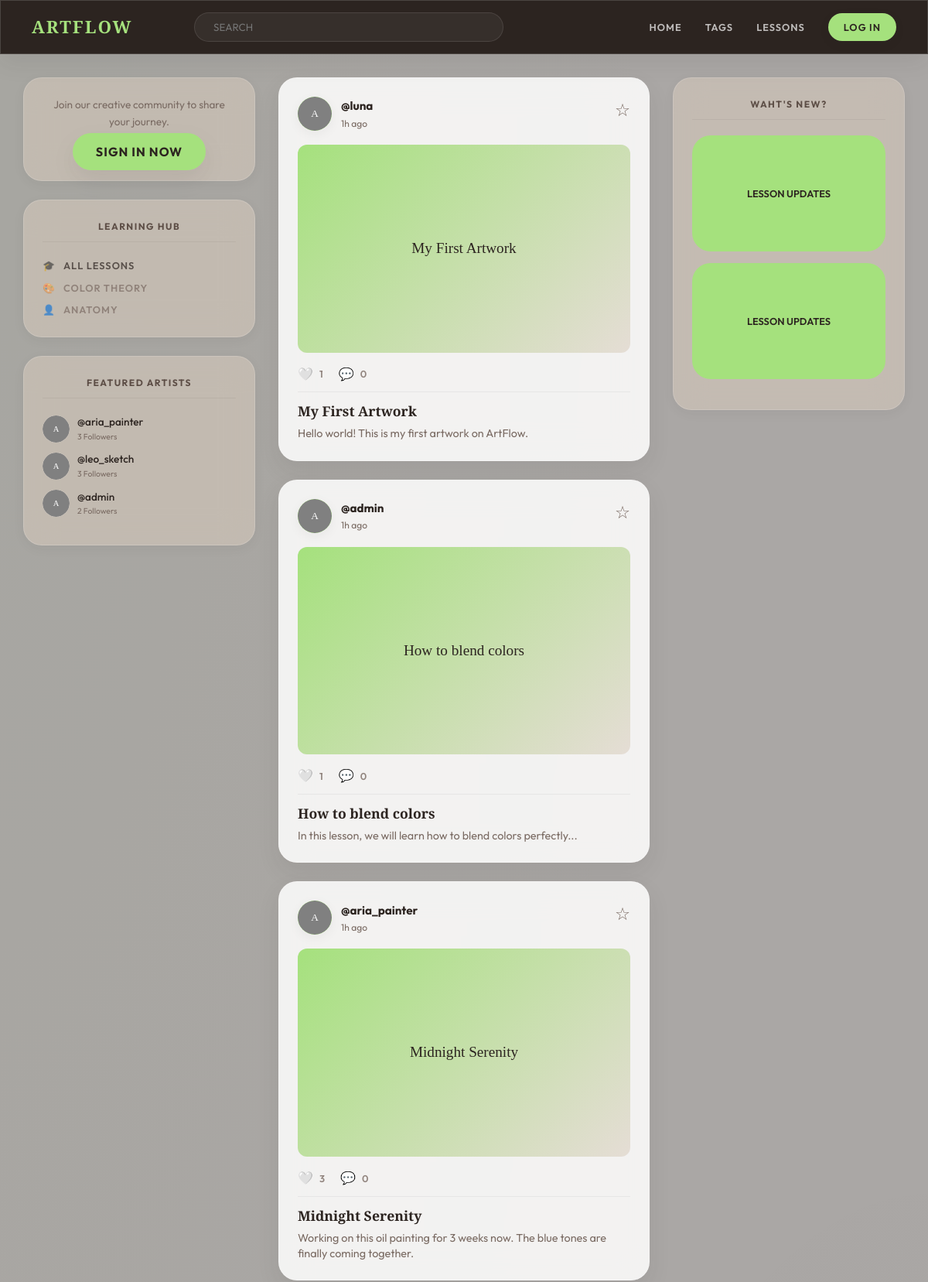
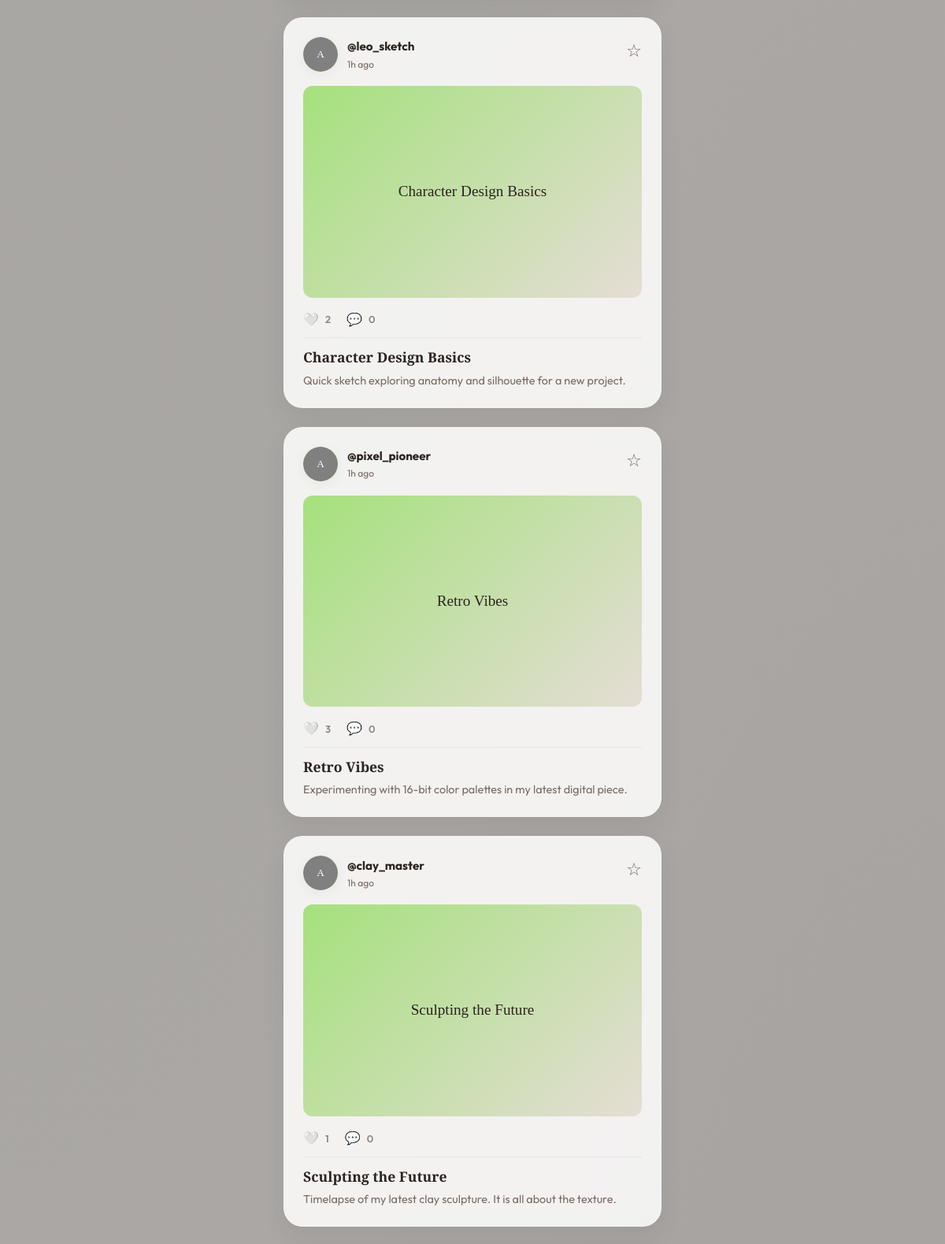
The page / (upper part) on the database its author committed (2 pictures, top to bottom).
### tables this page shows
CREATE TABLE IF NOT EXISTS users (
    id INT AUTO_INCREMENT PRIMARY KEY,
    username VARCHAR(50) NOT NULL UNIQUE,
    email VARCHAR(100) NOT NULL UNIQUE,
    password VARCHAR(255) NOT NULL,
    role ENUM('user', 'admin') DEFAULT 'user',
    bio TEXT,
    avatar VARCHAR(255) DEFAULT 'default-avatar.png',
    created_at TIMESTAMP DEFAULT CURRENT_TIMESTAMP
);

CREATE TABLE IF NOT EXISTS posts (
    id INT AUTO_INCREMENT PRIMARY KEY,
    user_id INT NOT NULL,
    title VARCHAR(255) NOT NULL,
    content TEXT NOT NULL,
    image VARCHAR(255) DEFAULT NULL,
    type ENUM('artwork', 'lesson', 'project') NOT NULL,
    visibility ENUM('public', 'private') DEFAULT 'public',
    created_at TIMESTAMP DEFAULT CURRENT_TIMESTAMP,
    FOREIGN KEY (user_id) REFERENCES users(id) ON DELETE CASCADE
);

### models/UserModel.php (called while the page is built, shortened)
<?php
class UserModel {
    private $pdo;
    public function __construct() {
        global $pdo;
        $this->pdo = $pdo;
    }
    public function getFeaturedArtists($limit = 3) {
        $stmt = $this->pdo->prepare("SELECT u.*, (SELECT COUNT(*) FROM follows WHERE following_id = u.id) as followers_count
                                     FROM users u
                                     ORDER BY followers_count DESC LIMIT ?");
        $stmt->bindValue(1, (int)$limit, PDO::PARAM_INT);
        $stmt->execute();
        return $stmt->fetchAll();
    }
}

### models/PostModel.php (called while the page is built, shortened)
<?php
class PostModel {
    private $pdo;
    public function __construct() {
        global $pdo;
        $this->pdo = $pdo;
    }
    public function getFeed($page = 1, $perPage = 10, $currentUserId = null, $type = '', $search = '') {
        $offset = ($page - 1) * $perPage;
        $whereClause = "WHERE (p.visibility = 'public'";
        $params = [];
        if ($currentUserId) {
            $whereClause .= " OR p.user_id = ?)";
            $params[] = $currentUserId;
        } else {
            $whereClause .= ")";
        }
        $sql = "SELECT p.*, u.username, u.avatar,
                (SELECT COUNT(*) FROM likes WHERE post_id = p.id) as likes_count,
                (SELECT COUNT(*) FROM comments WHERE post_id = p.id) as comments_count
                " . ($currentUserId ? ", (SELECT COUNT(*) FROM likes WHERE post_id = p.id AND user_id = " . (int)$currentUserId . ") as is_liked" : ", 0 as is_liked") . "
                " . ($currentUserId ? ", (SELECT COUNT(*) FROM favorites WHERE post_id = p.id AND user_id = " . (int)$currentUserId . ") as is_saved" : ", 0 as is_saved") . "
                FROM posts p
                JOIN users u ON p.user_id = u.id
                $whereClause
                ORDER BY p.created_at DESC
                LIMIT ? OFFSET ?";
        $params[] = (int)$perPage;
        $params[] = (int)$offset;
        $stmt = $this->pdo->prepare($sql);
        foreach ($params as $k => $v) {
            $typePDO = is_int($v) ? PDO::PARAM_INT : PDO::PARAM_STR;
            $stmt->bindValue($k + 1, $v, $typePDO);
        }
        $stmt->execute();
        return $stmt->fetchAll();
    }
}

### views/partials/post_card.php (the view)
<?php
$liked = !empty($post['is_liked']);
$faved = !empty($post['is_saved']);
?>
<article class="post-card" data-id="<?= $post['id'] ?>">
    <div class="post-actions-top">
        <div class="post-save action-btn <?= $faved ? 'active' : '' ?>" data-action="favorite">
            <span><?= $faved ? '★' : '☆' ?></span>
        </div>
    </div>
    <div class="post-header">
        <div class="post-pfp">
            <img src="<?= avatarUrl($post['avatar']) ?>" alt="<?= sanitize($post['username']) ?>" style="width:100%; height:100%; object-fit:cover;">
        </div>
        <div class="post-user-info">
            <span class="post-username">@<?= sanitize($post['username']) ?></span>
            <span class="post-time"><?= timeAgo($post['created_at']) ?></span>
        </div>
    </div>
    <div class="post-image-container">
        <?php if (!empty($post['image'])): ?>
            <img src="<?= postImageUrl($post['image']) ?>" alt="<?= sanitize($post['title']) ?>" class="post-image" loading="lazy">
        <?php else: ?>
            <div class="post-image-placeholder">
                <?= sanitize($post['title']) ?>
            </div>
        <?php endif; ?>
    </div>
    <div class="post-footer">
        <div class="post-meta-actions">
            <div class="post-like action-btn <?= $liked ? 'active' : '' ?>" data-action="like">
                <span class="icon"><?= $liked ? '❤️' : '🤍' ?></span>
                <span class="count"><?= $post['likes_count'] ?></span>
            </div>
            <div class="post-comment-btn action-btn">
                <span class="icon">💬</span>
                <span class="count"><?= $post['comments_count'] ?></span>
            </div>
        </div>
        <h3 class="post-title" style="font-size: 1.1rem; margin: 10px 0 5px;"><?= sanitize($post['title']) ?></h3>
        <?php if (!empty($post['content'])): ?>
            <p class="post-excerpt" style="font-size: 0.9rem; color: var(--text-muted); line-height: 1.4;">
                <?= nl2br(sanitize(truncate($post['content'], 120))) ?>
            </p>
        <?php endif; ?>
    </div>
</article>

### index.php (shortened to what this page needs)
<?php
require_once __DIR__ . '/config/database.php';
require_once __DIR__ . '/config/auth.php';
require_once __DIR__ . '/models/UserModel.php';
require_once __DIR__ . '/models/PostModel.php';
$postModel = new PostModel();
$page    = max(1, (int)($_GET['page'] ?? 1));
$type    = in_array($_GET['type'] ?? '', ['artwork', 'lesson', 'project']) ? $_GET['type'] : '';
$search  = sanitize(trim($_GET['q'] ?? ''));
$perPage = 10;
$posts     = $postModel->getFeed($page, $perPage, currentUserId(), $type, $search);
require_once __DIR__ . '/views/partials/head.php';
require_once __DIR__ . '/views/partials/topbar.php';
?>
<main class="app-container">
    <?php require __DIR__ . '/views/partials/sidebar.php'; ?>
    <div class="feed-area">
        <?php if (empty($posts)): ?>
            <div class="post-card text-center">
                <h3>No posts found</h3>
                <p>Be the first to share something!</p>
            </div>
        <?php else: foreach ($posts as $post): ?>
            <?php require __DIR__ . '/views/partials/post_card.php'; ?>
        <?php endforeach; endif; ?>
    </div>
    <aside class="right-sidebar">
        <div class="sidebar-box">
            <div class="box-title">WAHT'S NEW?</div>
            <div class="lesson-update">LESSON UPDATES</div>
            <div class="lesson-update">LESSON UPDATES</div>
        </div>
    </aside>
</main>
</body>
</html>

### views/partials/sidebar.php (shortened to what this page needs)
<?php
$um = new UserModel();
$sUser = isLoggedIn() ? $um->findById(currentUserId()) : null;
?>
<aside class="left-sidebar">
  <div class="sidebar-box">
    <?php if ($sUser): ?>
      <div class="profile-card">
        <div class="pfp-circle">
          <img src="<?= avatarUrl($sUser['avatar'] ?? null) ?>" alt="<?= sanitize($sUser['username']) ?>">
        </div>
        <div class="user-name">@<?= sanitize($sUser['username']) ?></div>
        <div style="font-size: 0.75rem; color: var(--text-muted); margin-bottom: 15px;">Digital Illustrator</div>
        <a href="<?= BASE_URL ?>/views/profile/index.php" class="btn-edit">PROFILE SETTINGS</a>
      </div>
    <?php else: ?>
      <div class="text-center">
        <p style="font-size: 0.85rem; margin-bottom: 15px; color: var(--text-muted);">Join our creative community to share your journey.</p>
        <a href="<?= BASE_URL ?>/views/auth/login.php" class="btn-login">SIGN IN NOW</a>
      </div>
    <?php endif; ?>
  </div>
  <div class="sidebar-box">
    <div class="box-title">LEARNING HUB</div>
    <div style="display: flex; flex-direction: column; gap: 8px;">
        <a href="<?= BASE_URL ?>/index.php?type=lesson" class="nav-item" style="font-size: 0.8rem; text-decoration: none; color: var(--text-main); display: flex; align-items: center; gap: 10px;">
            <span>🎓</span> ALL LESSONS
        </a>
        <a href="<?= BASE_URL ?>/index.php?q=color&type=lesson" class="nav-item" style="font-size: 0.8rem; text-decoration: none; color: var(--text-muted); display: flex; align-items: center; gap: 10px;">
            <span>🎨</span> COLOR THEORY
        </a>
        <a href="<?= BASE_URL ?>/index.php?q=anatomy&type=lesson" class="nav-item" style="font-size: 0.8rem; text-decoration: none; color: var(--text-muted); display: flex; align-items: center; gap: 10px;">
            <span>👤</span> ANATOMY
        </a>
    </div>
  </div>
  <div class="sidebar-box">
    <div class="box-title">FEATURED ARTISTS</div>
    <div class="artist-list">
      <?php
      $featured = $um->getFeaturedArtists(3);
      foreach ($featured as $artist):
      ?>
      <div class="artist-item">
        <a href="<?= BASE_URL ?>/views/profile/index.php?id=<?= $artist['id'] ?>" class="artist-pfp" style="text-decoration:none; background: var(--bg-canvas); overflow: hidden; display: flex; align-items: center; justify-content: center; font-size: 0.6rem; font-weight: 700; color: var(--secondary);">
            <img src="<?= avatarUrl($artist['avatar']) ?>" style="width:100%; height:100%; object-fit:cover;">
        </a>
        <div style="display: flex; flex-direction: column;">
            <a href="<?= BASE_URL ?>/views/profile/index.php?id=<?= $artist['id'] ?>" class="artist-name" style="text-decoration:none; color:inherit;">@<?= sanitize($artist['username']) ?></a>
            <div style="font-size: 0.65rem; color: var(--text-muted);"><?= $artist['followers_count'] ?> Followers</div>
        </div>
      </div>
      <?php endforeach; ?>
    </div>
  </div>
</aside>

### views/partials/video_bg.php (style rules this page uses)
body { background-color: transparent !important; }
.sidebar-box, .post-card, .share-progress, .top-nav { backdrop-filter: blur(20px) saturate(180%) !important; -webkit-backdrop-filter: blur(20px) saturate(180%) !important; border: 1px solid rgba(255, 255, 255, 0.15) !important; }

### rows shown on the page
users: username "aria_painter", followers_count "3"
users: username "leo_sketch", followers_count "3"
users: username "admin", followers_count "2"
posts: user.username "luna", created_at "1h ago", title "My First Artwork", likes_count "1", comments_count "0", content "Hello world! This is my first artwork on ArtFlow."
posts: user.username "admin", created_at "1h ago", title "How to blend colors", likes_count "1", comments_count "0", content "In this lesson, we will learn how to blend colors perfectly..."
posts: user.username "aria_painter", created_at "1h ago", title "Midnight Serenity", likes_count "3", comments_count "0", content "Working on this oil painting for 3 weeks now. The blue tones are finally coming together."
posts: user.username "leo_sketch", created_at "1h ago", title "Character Design Basics", likes_count "2", comments_count "0", content "Quick sketch exploring anatomy and silhouette for a new project."
posts: user.username "pixel_pioneer", created_at "1h ago", title "Retro Vibes", likes_count "3", comments_count "0", content "Experimenting with 16-bit color palettes in my latest digital piece."
posts: user.username "clay_master", created_at "1h ago", title "Sculpting the Future", likes_count "1", comments_count "0", content "Timelapse of my latest clay sculpture. It is all about the texture."
